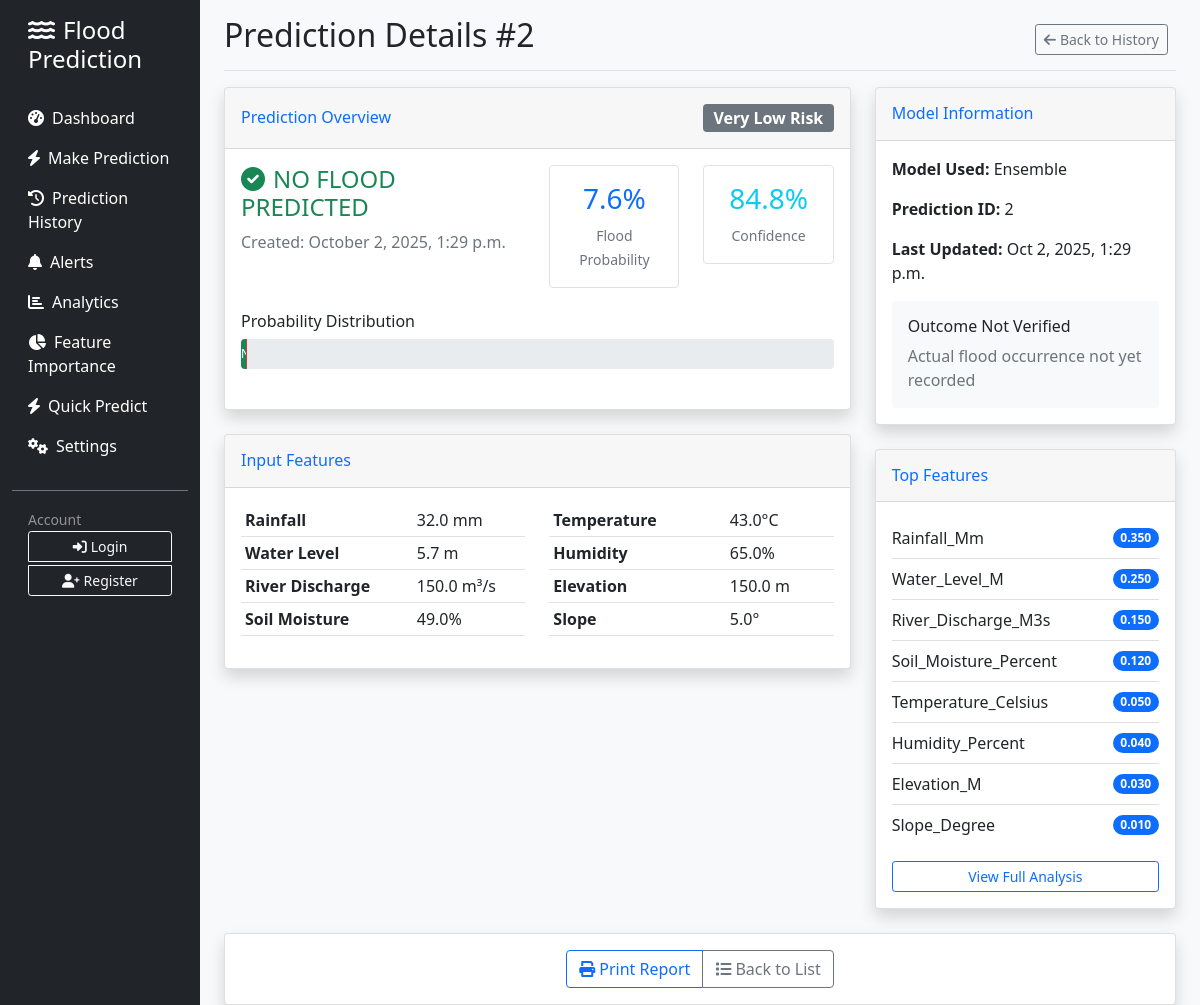
The page /prediction/2/ on the database its author committed.
### flood_prediction/models.py (models this page shows, shortened)
class PredictionHistory(models.Model):
    RISK_LEVEL_CHOICES = [
        ('very_low', 'Very Low'),
        ('low', 'Low'),
        ('moderate', 'Moderate'),
        ('high', 'High'),
        ('critical', 'Critical'),
    ]
    rainfall_mm = models.FloatField(validators=[MinValueValidator(0)])
    water_level_m = models.FloatField(validators=[MinValueValidator(0)])
    river_discharge_m3s = models.FloatField(validators=[MinValueValidator(0)])
    soil_moisture_percent = models.FloatField(
        validators=[MinValueValidator(0), MaxValueValidator(100)]
    )
    temperature_celsius = models.FloatField()
    humidity_percent = models.FloatField(
        validators=[MinValueValidator(0), MaxValueValidator(100)]
    )
    elevation_m = models.FloatField()
    slope_degree = models.FloatField(validators=[MinValueValidator(0), MaxValueValidator(90)])
    prediction = models.BooleanField(help_text="True if flood predicted, False otherwise")
    probability_flood = models.FloatField(
        validators=[MinValueValidator(0), MaxValueValidator(1)],
        help_text="Probability of flood occurrence (0-1)"
    )
    probability_no_flood = models.FloatField(
        validators=[MinValueValidator(0), MaxValueValidator(1)],
        help_text="Probability of no flood (0-1)"
    )
    risk_level = models.CharField(max_length=20, choices=RISK_LEVEL_CHOICES)
    confidence = models.FloatField(
        validators=[MinValueValidator(0), MaxValueValidator(1)],
        help_text="Model confidence in prediction"
    )
    model_used = models.CharField(max_length=50, default='ensemble')
    location = models.CharField(max_length=100, blank=True)
    notes = models.TextField(blank=True)
    created_at = models.DateTimeField(auto_now_add=True)
    updated_at = models.DateTimeField(auto_now=True)
    actual_flood_occurred = models.BooleanField(null=True, blank=True)
    actual_flood_severity = models.CharField(max_length=20, blank=True)
    verified_at = models.DateTimeField(null=True, blank=True)
    verified_by = models.ForeignKey(User, on_delete=models.SET_NULL, null=True, blank=True)
    class Meta:
        ordering = ['-created_at']
        indexes = [
            models.Index(fields=['created_at']),
            models.Index(fields=['risk_level']),
            models.Index(fields=['location']),
        ]
    @property
    def flood_probability_percent(self):
        return round(self.probability_flood * 100, 1)
    @property
    def confidence_percent(self):
        return round(self.confidence * 100, 1)

### flood_prediction/views.py (the view)
# urls.py: path('prediction/<int:prediction_id>/', views.prediction_detail, name='prediction_detail'),
def prediction_detail(request, prediction_id):
    prediction = get_object_or_404(PredictionHistory, id=prediction_id)
    related_alerts = Alert.objects.filter(prediction=prediction)
    feature_importance = predictor.get_feature_importance()
    feature_values = {
        'rainfall_mm': prediction.rainfall_mm,
        'water_level_m': prediction.water_level_m,
        'river_discharge_m3s': prediction.river_discharge_m3s,
        'soil_moisture_percent': prediction.soil_moisture_percent,
        'temperature_celsius': prediction.temperature_celsius,
        'humidity_percent': prediction.humidity_percent,
        'elevation_m': prediction.elevation_m,
        'slope_degree': prediction.slope_degree,
    }
    context = {
        'prediction': prediction,
        'alerts': related_alerts,
        'feature_importance': feature_importance,
        'feature_values': feature_values,
    }
    return render(request, 'flood_prediction/prediction_detail.html', context)

### flood_prediction/templates/flood_prediction/prediction_detail.html (shortened to what this page needs)
{% extends 'flood_prediction/base.html' %}
{% block page_title %}Prediction Details #{{ prediction.id }}{% endblock %}
{% block header_buttons %}
<div class="btn-toolbar">
    <div class="btn-group me-2">
        <a href="{% url 'prediction_history' %}" class="btn btn-sm btn-outline-secondary">
            <i class="fas fa-arrow-left me-1"></i>Back to History
        </a>
    </div>
</div>
{% endblock %}
{% block content %}
<div class="row">
    <div class="col-lg-8">
        <div class="card shadow mb-4">
            <div class="card-header py-3 d-flex justify-content-between align-items-center">
                <h6 class="m-0 font-weight-bold text-primary">Prediction Overview</h6>
                <span class="badge
                    {% if prediction.risk_level == 'critical' %}bg-danger
                    {% elif prediction.risk_level == 'high' %}bg-warning
                    {% elif prediction.risk_level == 'moderate' %}bg-info
                    {% elif prediction.risk_level == 'low' %}bg-primary
                    {% else %}bg-secondary{% endif %} fs-6">
                    {{ prediction.get_risk_level_display }} Risk
                </span>
            </div>
            <div class="card-body">
                <div class="row mb-4">
                    <div class="col-md-6">
                        <h4 class="{% if prediction.prediction %}text-danger{% else %}text-success{% endif %}">
                            {% if prediction.prediction %}
                            <i class="fas fa-exclamation-triangle me-2"></i>FLOOD PREDICTED
                            {% else %}
                            <i class="fas fa-check-circle me-2"></i>NO FLOOD PREDICTED
                            {% endif %}
                        </h4>
                        <p class="text-muted">Created: {{ prediction.created_at|date:"F j, Y, g:i a" }}</p>
                    </div>
                    <div class="col-md-6">
                        <div class="row text-center">
                            <div class="col-6">
                                <div class="border rounded p-3">
                                    <h3 class="text-primary">{{ prediction.flood_probability_percent }}%</h3>
                                    <small class="text-muted">Flood Probability</small>
                                </div>
                            </div>
                            <div class="col-6">
                                <div class="border rounded p-3">
                                    <h3 class="text-info">{{ prediction.confidence_percent }}%</h3>
                                    <small class="text-muted">Confidence</small>
                                </div>
                            </div>
                        </div>
                    </div>
                </div>
                <div class="row mb-4">
                    <div class="col-12">
                        <h6>Probability Distribution</h6>
                        <div class="progress" style="height: 30px;">
                            <div class="progress-bar bg-success"
                                 style="width: {{ prediction.probability_no_flood|floatformat:3 }}%"
                                 title="No Flood: {{ prediction.probability_no_flood|floatformat:3 }}%">
                            </div>
                        </div>
                    </div>
                </div>
            </div>
        </div>
        <div class="card shadow mb-4">
            <div class="card-header py-3">
                <h6 class="m-0 font-weight-bold text-primary">Input Features</h6>
            </div>
            <div class="card-body">
                <div class="row">
                    <div class="col-md-6">
                        <table class="table table-sm">
                            <tr>
                                <td><strong>Rainfall</strong></td>
                                <td>{{ prediction.rainfall_mm }} mm</td>
                            </tr>
                            <tr>
                                <td><strong>Water Level</strong></td>
                                <td>{{ prediction.water_level_m }} m</td>
                            </tr>
                            <tr>
                                <td><strong>River Discharge</strong></td>
                                <td>{{ prediction.river_discharge_m3s }} m³/s</td>
                            </tr>
                            <tr>
                                <td><strong>Soil Moisture</strong></td>
                                <td>{{ prediction.soil_moisture_percent }}%</td>
                            </tr>
                        </table>
                    </div>
                    <div class="col-md-6">
                        <table class="table table-sm">
                            <tr>
                                <td><strong>Temperature</strong></td>
                                <td>{{ prediction.temperature_celsius }}°C</td>
                            </tr>
                            <tr>
                                <td><strong>Humidity</strong></td>
                                <td>{{ prediction.humidity_percent }}%</td>
                            </tr>
                            <tr>
                                <td><strong>Elevation</strong></td>
                                <td>{{ prediction.elevation_m }} m</td>
                            </tr>
                            <tr>
                                <td><strong>Slope</strong></td>
                                <td>{{ prediction.slope_degree }}°</td>
                            </tr>
                        </table>
                    </div>
                </div>
            </div>
        </div>
    </div>
    <div class="col-lg-4">
        <div class="card shadow mb-4">
            <div class="card-header py-3">
                <h6 class="m-0 font-weight-bold text-primary">Model Information</h6>
            </div>
            <div class="card-body">
                <p><strong>Model Used:</strong> {{ prediction.model_used|title }}</p>
                <p><strong>Prediction ID:</strong> {{ prediction.id }}</p>
                <p><strong>Last Updated:</strong> {{ prediction.updated_at|date:"M j, Y, g:i a" }}</p>
                {% if prediction.actual_flood_occurred is not None %}
                <div class="mt-3 p-3 rounded {% if prediction.actual_flood_occurred %}bg-danger text-white{% else %}bg-success text-white{% endif %}">
                    <h6>Actual Outcome</h6>
                    <p class="mb-0">
                        {% if prediction.actual_flood_occurred %}
                        <i class="fas fa-exclamation-triangle me-1"></i>Flood Occurred
                        {% else %}
                        <i class="fas fa-check-circle me-1"></i>No Flood Occurred
                        {% endif %}
                    </p>
                    {% if prediction.verified_by %}
                    <small>Verified by: {{ prediction.verified_by.username }}</small>
                    {% endif %}
                </div>
                {% else %}
                <div class="mt-3 p-3 bg-light rounded">
                    <h6>Outcome Not Verified</h6>
                    <p class="mb-0 text-muted">Actual flood occurrence not yet recorded</p>
                </div>
                {% endif %}
            </div>
        </div>
        <div class="card shadow">
            <div class="card-header py-3">
                <h6 class="m-0 font-weight-bold text-primary">Top Features</h6>
            </div>
            <div class="card-body">
                <div class="list-group list-group-flush">
                    {% for feature, importance in feature_importance.items|slice:":5" %}
                    <div class="list-group-item d-flex justify-content-between align-items-center px-0">
                        {{ feature|title }}
                        <span class="badge bg-primary rounded-pill">{{ importance|floatformat:3 }}</span>
                    </div>
                    {% endfor %}
                </div>
                <a href="{% url 'feature_importance' %}" class="btn btn-sm btn-outline-primary mt-3 w-100">
                    View Full Analysis
                </a>
            </div>
        </div>
    </div>
</div>
<div class="row mt-4">
    <div class="col-12">
        <div class="card shadow">
            <div class="card-body text-center">
                <div class="btn-group">
                    <button class="btn btn-outline-primary" onclick="window.print()">
                        <i class="fas fa-print me-1"></i>Print Report
                    </button>
                    <a href="{% url 'prediction_history' %}" class="btn btn-outline-secondary">
                        <i class="fas fa-list me-1"></i>Back to List
                    </a>
                </div>
            </div>
        </div>
    </div>
</div>
{% endblock %}

### rows shown on the page
PredictionHistory: id "2", risk_level "Very Low", created_at "October 2, 2025, 1:29 p.m.", flood_probability_percent "7.6", confidence_percent "84.8", rainfall_mm "32.0", water_level_m "5.7", river_discharge_m3s "150.0", soil_moisture_percent "49.0", temperature_celsius "43.0", humidity_percent "65.0", elevation_m "150.0", slope_degree "5.0", model_used "Ensemble", updated_at "Oct 2, 2025, 1:29 p.m."

### other values the page prints
{{ feature|title }} "Rainfall_Mm" "Water_Level_M" "River_Discharge_M3s" "Soil_Moisture_Percent" "Temperature_Celsius" "Humidity_Percent" "Elevation_M" "Slope_Degree"
{{ importance|floatformat:3 }} "0.350" "0.250" "0.150" "0.120" "0.050" "0.040" "0.030" "0.010"
